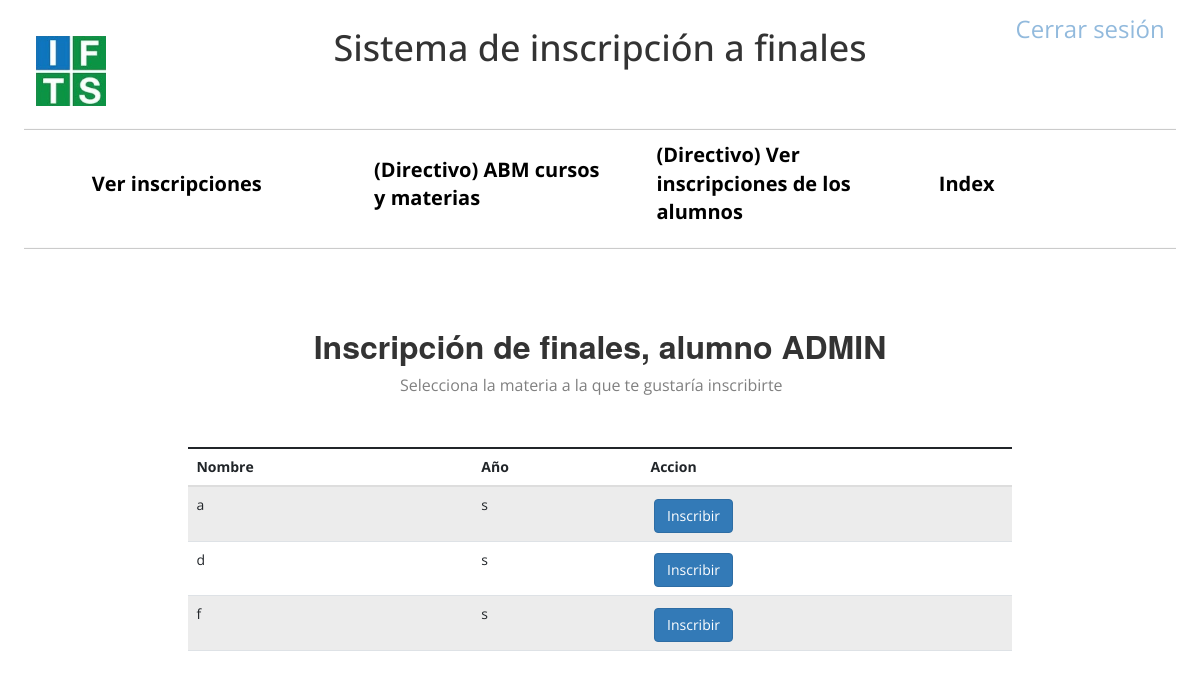
The app's page /alumno/inscripcion/ (signed in) with its own data.
### inscripcionFinales/models.py (models this page shows)
class Materia(models.Model):
    id_curso = models.ForeignKey(Curso, on_delete=models.CASCADE)
    descripcion = models.CharField(max_length=200,  unique=True)

class Curso(models.Model):
    descripcion = models.CharField(max_length=200,  unique=True)

### inscripcionFinales/views.py (the view)
# urls.py: path('alumno/inscripcion/',inscripcion, name='inscripcion'),
@login_required
def inscripcion(request):
    materias = Materia.objects.all()
    return render(request,'alumno/inscripcion.html', {'materias': materias})

### inscripcionFinales/templates/alumno/inscripcion.html (shortened to what this page needs)
{% extends "base.html" %}
{% block nav %}
<div class="anclas">
  <a href="{% url 'verInscripciones' %}">Ver inscripciones</a>
  <a href="{% url 'curso_materia' %}">(Directivo) ABM cursos y materias</a>
  <a href="{% url 'verInscripcionesDirectivo' %}">(Directivo) Ver inscripciones de los alumnos</a>
  <a href="{% url 'index' %}">Index</a>
</div>
<hr>
{% endblock %}
{% block body %}
<h3>Inscripción de finales, alumno {{ user.username | upper }}</h2>
<p>Selecciona la materia a la que te gustaría inscribirte</p>
<br><br>
<br><br>
  {% if not materias  %}
  <div class="alert alert-warning" role="alert">
    <strong>¡No existen materias para inscribirse!</strong>
</div>
{% else %}
  <br><br>
<table class="table table-striped">
  <tbody>
    <thead>
      <tr>
        <th scope="col">Nombre</th>
        <th scope="col">Año</th>
        <th scope="col">Accion</th>
      </tr>
    </thead>
      {% for materia in materias %}
      <tr>
        <td>{{ materia.descripcion}}</td>
        <td>{{ materia.id_curso.descripcion}}</td>
        <td>
            <a href="{% url 'inscribir' materia.id %}" class="btn btn-primary">Inscribir</a>
        </td>
      </tr>
  {% endfor %}
    </tbody>
  </table>
  {% endif %}
{% endblock %}

### inscripcionFinales/static/styles.css (style rules this page uses)
* { font-family: 'Open Sans', sans-serif; margin: 1%; }
body { height:1000px; }
.anclas { display:flex; }
.anclas a { color:black; text-decoration: none; width:50%; margin:auto; font-size: 20px; font-weight: bold; margin-left: 5%; }
h3 { width: 80%; text-align: center; margin: 80px auto; font-weight:bold; font-size: xx-large; }
p { color:gray; width: 400px; margin: -70px auto; font-size: initial; }
.table { width: 70%!important; height: 20%; margin: auto; }
a { color: #92badd; display:inline-block; text-decoration: none; font-weight: 400; }

### records on screen
Materia: descripcion "a", id_curso.descripcion "s"
Materia: descripcion "d", id_curso.descripcion "s"
Materia: descripcion "f", id_curso.descripcion "s"

### other values on screen
{{ user.username | upper }} "ADMIN"
